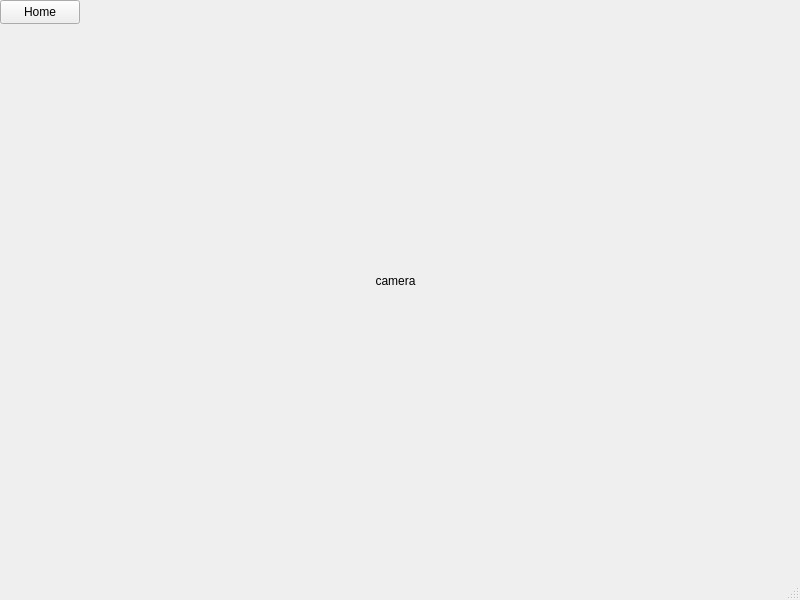
<?xml version="1.0" encoding="UTF-8"?>
<ui version="4.0">
 <class>MainWindow</class>
 <widget class="QMainWindow" name="MainWindow">
  <property name="geometry">
   <rect>
    <x>0</x>
    <y>0</y>
    <width>800</width>
    <height>600</height>
   </rect>
  </property>
  <property name="windowTitle">
   <string>MainWindow</string>
  </property>
  <widget class="QWidget" name="centralwidget">
   <widget class="QPushButton" name="Home">
    <property name="enabled">
     <bool>true</bool>
    </property>
    <property name="geometry">
     <rect>
      <x>0</x>
      <y>0</y>
      <width>80</width>
      <height>24</height>
     </rect>
    </property>
    <property name="text">
     <string>Home</string>
    </property>
    <property name="checkable">
     <bool>false</bool>
    </property>
    <property name="default">
     <bool>false</bool>
    </property>
    <property name="flat">
     <bool>false</bool>
    </property>
   </widget>
   <widget class="QLabel" name="label">
    <property name="geometry">
     <rect>
      <x>0</x>
      <y>30</y>
      <width>791</width>
      <height>501</height>
     </rect>
    </property>
    <property name="sizePolicy">
     <sizepolicy hsizetype="Preferred" vsizetype="Preferred">
      <horstretch>1</horstretch>
      <verstretch>1</verstretch>
     </sizepolicy>
    </property>
    <property name="text">
     <string>camera</string>
    </property>
    <property name="alignment">
     <set>Qt::AlignCenter</set>
    </property>
   </widget>
  </widget>
  <widget class="QMenuBar" name="menubar">
   <property name="geometry">
    <rect>
     <x>0</x>
     <y>0</y>
     <width>800</width>
     <height>21</height>
    </rect>
   </property>
  </widget>
  <widget class="QStatusBar" name="statusbar"/>
 </widget>
 <resources/>
 <connections/>
</ui>
